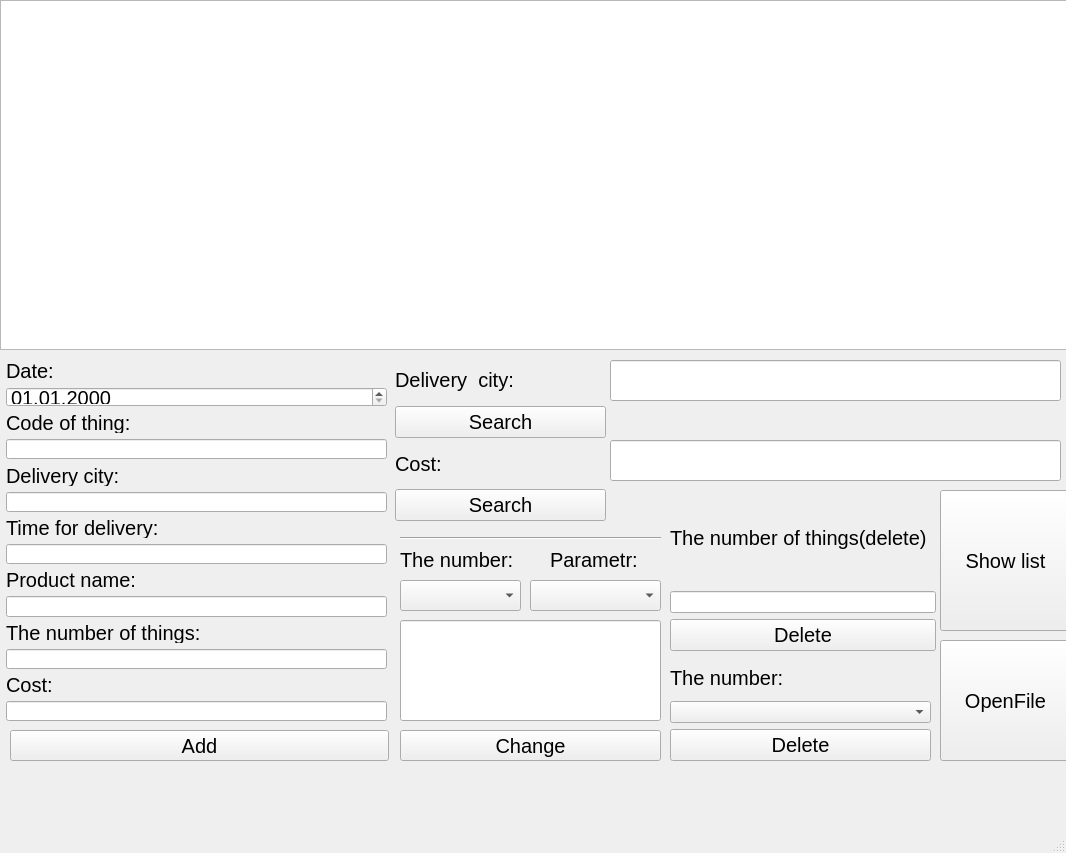
<?xml version="1.0" encoding="UTF-8"?>
<ui version="4.0">
 <class>MainWindow</class>
 <widget class="QMainWindow" name="MainWindow">
  <property name="geometry">
   <rect>
    <x>0</x>
    <y>0</y>
    <width>1066</width>
    <height>853</height>
   </rect>
  </property>
  <property name="windowTitle">
   <string>Conversations</string>
  </property>
  <widget class="QWidget" name="centralwidget">
   <widget class="QTableWidget" name="tableWidget">
    <property name="geometry">
     <rect>
      <x>0</x>
      <y>0</y>
      <width>1100</width>
      <height>350</height>
     </rect>
    </property>
   </widget>
   <widget class="QPushButton" name="pushButton">
    <property name="geometry">
     <rect>
      <x>940</x>
      <y>640</y>
      <width>131</width>
      <height>121</height>
     </rect>
    </property>
    <property name="styleSheet">
     <string notr="true">font-size: 20px;
color: rgb(0, 0, 0);</string>
    </property>
    <property name="text">
     <string>OpenFile</string>
    </property>
   </widget>
   <widget class="QLineEdit" name="lineEdit">
    <property name="geometry">
     <rect>
      <x>400</x>
      <y>620</y>
      <width>261</width>
      <height>101</height>
     </rect>
    </property>
   </widget>
   <widget class="QPushButton" name="change_Button">
    <property name="geometry">
     <rect>
      <x>400</x>
      <y>730</y>
      <width>261</width>
      <height>31</height>
     </rect>
    </property>
    <property name="styleSheet">
     <string notr="true">font-size: 20px;
color: rgb(0, 0, 0);</string>
    </property>
    <property name="text">
     <string>Change</string>
    </property>
   </widget>
   <widget class="QComboBox" name="comboBox">
    <property name="geometry">
     <rect>
      <x>400</x>
      <y>580</y>
      <width>121</width>
      <height>31</height>
     </rect>
    </property>
   </widget>
   <widget class="QPushButton" name="pushButton_5">
    <property name="geometry">
     <rect>
      <x>940</x>
      <y>490</y>
      <width>131</width>
      <height>141</height>
     </rect>
    </property>
    <property name="styleSheet">
     <string notr="true">font-size: 20px;
color: rgb(0, 0, 0);</string>
    </property>
    <property name="text">
     <string>Show list</string>
    </property>
   </widget>
   <widget class="QComboBox" name="comboBox_5">
    <property name="geometry">
     <rect>
      <x>530</x>
      <y>580</y>
      <width>131</width>
      <height>31</height>
     </rect>
    </property>
   </widget>
   <widget class="QLabel" name="label_5">
    <property name="geometry">
     <rect>
      <x>400</x>
      <y>550</y>
      <width>131</width>
      <height>20</height>
     </rect>
    </property>
    <property name="styleSheet">
     <string notr="true">font-size: 20px;
color: rgb(0, 0, 0);</string>
    </property>
    <property name="text">
     <string>The number:</string>
    </property>
   </widget>
   <widget class="QLabel" name="label_6">
    <property name="geometry">
     <rect>
      <x>550</x>
      <y>550</y>
      <width>91</width>
      <height>20</height>
     </rect>
    </property>
    <property name="styleSheet">
     <string notr="true">font-size: 20px;
color: rgb(0, 0, 0);</string>
    </property>
    <property name="text">
     <string>Parametr:</string>
    </property>
   </widget>
   <widget class="Line" name="line">
    <property name="geometry">
     <rect>
      <x>400</x>
      <y>530</y>
      <width>261</width>
      <height>16</height>
     </rect>
    </property>
    <property name="orientation">
     <enum>Qt::Horizontal</enum>
    </property>
   </widget>
   <widget class="QWidget" name="layoutWidget">
    <property name="geometry">
     <rect>
      <x>395</x>
      <y>360</y>
      <width>211</width>
      <height>161</height>
     </rect>
    </property>
    <layout class="QVBoxLayout" name="verticalLayout_2">
     <item>
      <widget class="QLabel" name="label_8">
       <property name="styleSheet">
        <string notr="true">font-size: 20px;
color: rgb(0, 0, 0);</string>
       </property>
       <property name="text">
        <string>Delivery  city:</string>
       </property>
      </widget>
     </item>
     <item>
      <widget class="QPushButton" name="searchCity_Button">
       <property name="styleSheet">
        <string notr="true">font-size: 20px;
color: rgb(0, 0, 0);</string>
       </property>
       <property name="text">
        <string>Search</string>
       </property>
      </widget>
     </item>
     <item>
      <widget class="QLabel" name="label_7">
       <property name="styleSheet">
        <string notr="true">font-size: 20px;
color: rgb(0, 0, 0);</string>
       </property>
       <property name="text">
        <string>Cost:</string>
       </property>
      </widget>
     </item>
     <item>
      <widget class="QPushButton" name="searchTel_Button">
       <property name="styleSheet">
        <string notr="true">font-size: 20px;
color: rgb(0, 0, 0);</string>
       </property>
       <property name="text">
        <string>Search</string>
       </property>
      </widget>
     </item>
    </layout>
   </widget>
   <widget class="QWidget" name="layoutWidget">
    <property name="geometry">
     <rect>
      <x>670</x>
      <y>660</y>
      <width>261</width>
      <height>101</height>
     </rect>
    </property>
    <layout class="QVBoxLayout" name="verticalLayout_3">
     <item>
      <widget class="QLabel" name="label">
       <property name="styleSheet">
        <string notr="true">font-size: 20px;
color: rgb(0, 0, 0);</string>
       </property>
       <property name="text">
        <string>The number:</string>
       </property>
      </widget>
     </item>
     <item>
      <widget class="QComboBox" name="comboBox_2"/>
     </item>
     <item>
      <widget class="QPushButton" name="deleteElem_Button">
       <property name="styleSheet">
        <string notr="true">font-size: 20px;
color: rgb(0, 0, 0);</string>
       </property>
       <property name="text">
        <string>Delete</string>
       </property>
      </widget>
     </item>
    </layout>
   </widget>
   <widget class="QWidget" name="layoutWidget">
    <property name="geometry">
     <rect>
      <x>6</x>
      <y>360</y>
      <width>381</width>
      <height>361</height>
     </rect>
    </property>
    <layout class="QVBoxLayout" name="verticalLayout">
     <item>
      <widget class="QLabel" name="label_3">
       <property name="styleSheet">
        <string notr="true">font-size: 20px;
color: rgb(0, 0, 0);</string>
       </property>
       <property name="text">
        <string>Date:</string>
       </property>
      </widget>
     </item>
     <item>
      <widget class="QDateEdit" name="dateEdit">
       <property name="styleSheet">
        <string notr="true">font-size: 20px;
color: rgb(0, 0, 0);</string>
       </property>
       <property name="wrapping">
        <bool>false</bool>
       </property>
       <property name="readOnly">
        <bool>false</bool>
       </property>
       <property name="showGroupSeparator" stdset="0">
        <bool>false</bool>
       </property>
       <property name="minimumDate">
        <date>
         <year>1752</year>
         <month>12</month>
         <day>30</day>
        </date>
       </property>
       <property name="displayFormat">
        <string>dd.MM.yyyy</string>
       </property>
       <property name="calendarPopup">
        <bool>false</bool>
       </property>
      </widget>
     </item>
     <item>
      <widget class="QLabel" name="label_4">
       <property name="styleSheet">
        <string notr="true">font-size: 20px;
color: rgb(0, 0, 0);</string>
       </property>
       <property name="text">
        <string>Code of thing:</string>
       </property>
      </widget>
     </item>
     <item>
      <widget class="QLineEdit" name="lineEdit_codeAdd">
       <property name="inputMask">
        <string>999</string>
       </property>
      </widget>
     </item>
     <item>
      <widget class="QLabel" name="label_9">
       <property name="styleSheet">
        <string notr="true">font-size: 20px;
color: rgb(0, 0, 0);</string>
       </property>
       <property name="text">
        <string>Delivery city:</string>
       </property>
      </widget>
     </item>
     <item>
      <widget class="QLineEdit" name="lineEdit_cityAdd"/>
     </item>
     <item>
      <widget class="QLabel" name="label_10">
       <property name="styleSheet">
        <string notr="true">font-size: 20px;
color: rgb(0, 0, 0);</string>
       </property>
       <property name="text">
        <string>Time for delivery:</string>
       </property>
      </widget>
     </item>
     <item>
      <widget class="QLineEdit" name="lineEdit_timeAdd">
       <property name="inputMask">
        <string>999</string>
       </property>
      </widget>
     </item>
     <item>
      <widget class="QLabel" name="label_11">
       <property name="styleSheet">
        <string notr="true">font-size: 20px;
color: rgb(0, 0, 0);</string>
       </property>
       <property name="text">
        <string>Product name:</string>
       </property>
      </widget>
     </item>
     <item>
      <widget class="QLineEdit" name="lineEdit_tariffAdd">
       <property name="inputMask">
        <string/>
       </property>
      </widget>
     </item>
     <item>
      <widget class="QLabel" name="label_12">
       <property name="styleSheet">
        <string notr="true">font-size: 20px;
color: rgb(0, 0, 0);</string>
       </property>
       <property name="text">
        <string>The number of things:</string>
       </property>
      </widget>
     </item>
     <item>
      <widget class="QLineEdit" name="lineEdit_telThisCityAdd">
       <property name="inputMask">
        <string>9999999</string>
       </property>
      </widget>
     </item>
     <item>
      <widget class="QLabel" name="label_13">
       <property name="styleSheet">
        <string notr="true">font-size: 20px;
color: rgb(0, 0, 0);</string>
       </property>
       <property name="text">
        <string>Cost:</string>
       </property>
      </widget>
     </item>
     <item>
      <widget class="QLineEdit" name="lineEdit_telSubAdd">
       <property name="inputMask">
        <string>9999999</string>
       </property>
      </widget>
     </item>
    </layout>
   </widget>
   <widget class="QWidget" name="layoutWidget">
    <property name="geometry">
     <rect>
      <x>670</x>
      <y>490</y>
      <width>266</width>
      <height>161</height>
     </rect>
    </property>
    <layout class="QVBoxLayout" name="verticalLayout_4">
     <item>
      <widget class="QLabel" name="label_2">
       <property name="styleSheet">
        <string notr="true">font-size: 20px;
color: rgb(0, 0, 0);</string>
       </property>
       <property name="text">
        <string>The number of things(delete)</string>
       </property>
      </widget>
     </item>
     <item>
      <widget class="QLineEdit" name="lineEdit_2">
       <property name="inputMask">
        <string>9999999</string>
       </property>
      </widget>
     </item>
     <item>
      <widget class="QPushButton" name="deleteConvWithTel_Button">
       <property name="styleSheet">
        <string notr="true">font-size: 20px;
color: rgb(0, 0, 0);</string>
       </property>
       <property name="text">
        <string>Delete</string>
       </property>
      </widget>
     </item>
    </layout>
   </widget>
   <widget class="QLineEdit" name="lineEdit_4">
    <property name="geometry">
     <rect>
      <x>610</x>
      <y>360</y>
      <width>451</width>
      <height>41</height>
     </rect>
    </property>
    <property name="inputMask">
     <string/>
    </property>
    <property name="text">
     <string/>
    </property>
   </widget>
   <widget class="QLineEdit" name="lineEdit_3">
    <property name="geometry">
     <rect>
      <x>610</x>
      <y>440</y>
      <width>451</width>
      <height>41</height>
     </rect>
    </property>
    <property name="inputMask">
     <string>9999999</string>
    </property>
   </widget>
   <widget class="QPushButton" name="add_Button">
    <property name="geometry">
     <rect>
      <x>10</x>
      <y>730</y>
      <width>379</width>
      <height>31</height>
     </rect>
    </property>
    <property name="styleSheet">
     <string notr="true">font-size: 20px;
color: rgb(0, 0, 0);</string>
    </property>
    <property name="text">
     <string>Add</string>
    </property>
   </widget>
  </widget>
  <widget class="QMenuBar" name="menubar">
   <property name="geometry">
    <rect>
     <x>0</x>
     <y>0</y>
     <width>1066</width>
     <height>17</height>
    </rect>
   </property>
  </widget>
  <widget class="QStatusBar" name="statusbar"/>
 </widget>
 <resources/>
 <connections/>
</ui>
